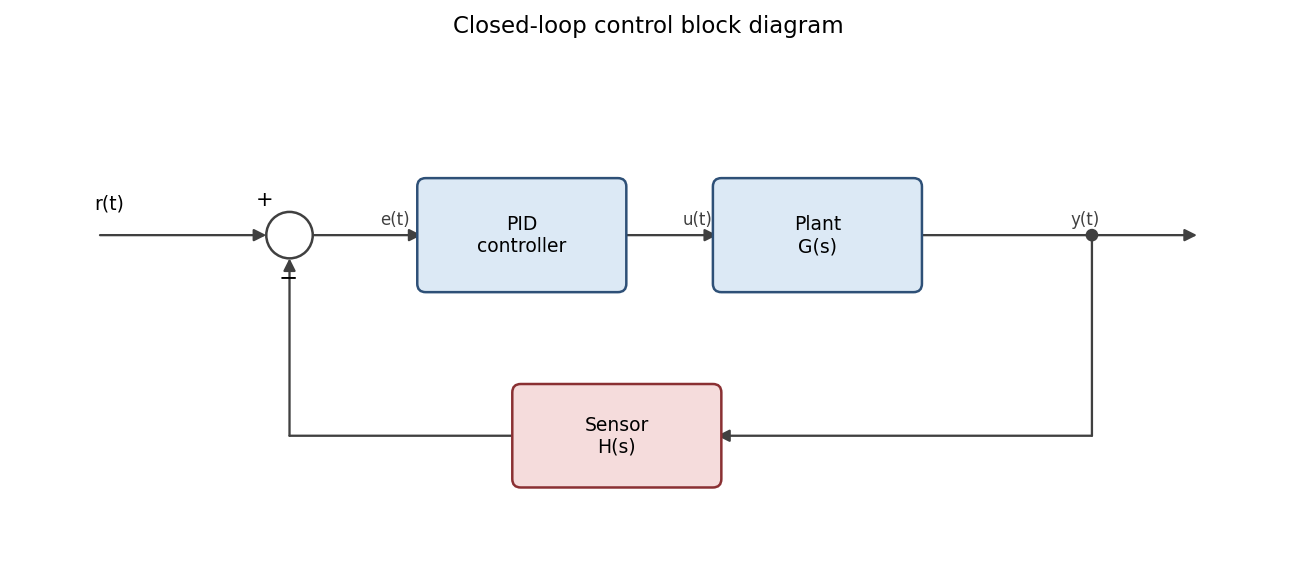

Here is the Python script that generated this plot:
"""block_diagram_control: 闭环控制系统框图（含求和点与反馈回路）."""
import sys, os; sys.path.insert(0, os.path.join(os.path.dirname(os.path.abspath(__file__)), '..', '..', '_utils', 'python'))
import matplotlib.pyplot as plt
from matplotlib.patches import Circle, FancyArrowPatch
from theme import apply_theme
from diagram import new_canvas, box, arrow

def make_figure(title='Closed-loop control block diagram'):
    apply_theme()
    fig, ax = new_canvas(12, 5)
    # 求和点
    sx, sy = 2.6, 3.2
    ax.add_patch(Circle((sx, sy), 0.22, fc='white', ec='#404040', lw=1.2, zorder=2))
    ax.text(sx - 0.32, sy + 0.28, '+', fontsize=10)
    ax.text(sx - 0.10, sy - 0.46, '−', fontsize=11)
    summ = (sx, sy, 0.44, 0.44)
    ctrl  = box(ax, 4.8, 3.2, 'PID\ncontroller', w=1.9, h=1.0)
    plant = box(ax, 7.6, 3.2, 'Plant\nG(s)', w=1.9, h=1.0)
    sens  = box(ax, 5.7, 1.3, 'Sensor\nH(s)', w=1.9, h=0.9, kind='process_alt')
    rin = (0.8, 3.2, 0.01, 0.01)
    ax.text(0.75, 3.45, 'r(t)', fontsize=9)
    arrow(ax, rin, summ); arrow(ax, summ, ctrl, label='e(t)')
    arrow(ax, ctrl, plant, label='u(t)')
    yout = (11.2, 3.2, 0.01, 0.01)
    arrow(ax, plant, yout, label='y(t)')
    # 反馈：从输出线分支 → sensor → 求和点下端
    ax.add_patch(Circle((10.2, 3.2), 0.05, color='#404040'))
    arrow(ax, (10.2, 3.2, 0.0, 0.0), sens, via=[(10.2, 1.3)])
    arrow(ax, sens, summ, via=[(sx, 1.3)])
    ax.set_title(title, fontsize=11)
    fig.tight_layout()
    return fig

if __name__ == '__main__':
    fig = make_figure(); fig.savefig(__file__.replace('.py', '.png'), dpi=150)
